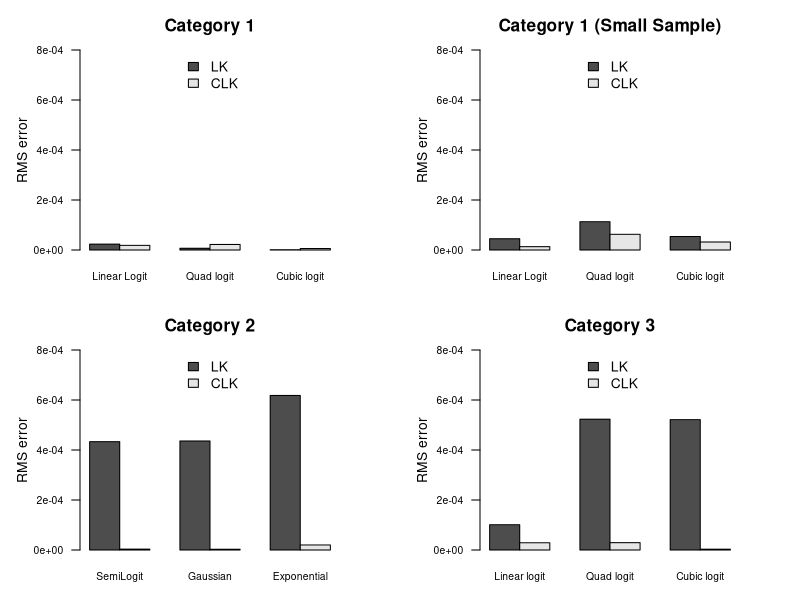

This chart was generated by the following R code:
#Plots the RMSEs of all the categories together as given in Figure 6

pdf("Bar_Chart_RMSEs with Small sample.pdf",  width=8, height=6)
op <- par(mfrow=c(2,2), tcl=-0.5, las=1, cex.main=1.25, cex.lab=1, cex.axis=0.75, mai=c(0.5,0.8,0.5,0.6))

#Revised LC and RSPF
dat1 <- c(0.00002340243,	0.000018508020,
          0.000006888289,	0.000022195480,
          0.000001208790,	0.000005828634)

# Generate the bar chart for Figure 1
dat <- t(matrix(dat1, ncol=3))
dat <- dat[c(1,2,3),]

barx <- barplot(t(dat[,c(1,2)]), beside=T, ylim=c(0,0.0008),args.legend = list(bty = "n", x = "top", ncol = 1), legend.text=c("LK","CLK"), names.arg=c("Linear Logit", "Quad logit", "Cubic logit"), ylab="RMS error",main="Category 1")
########################################
#For the LC Only Functions (SMALL SAMPLE)
dat2 <- c(0.0000451253800,	0.0000132746600,
         0.0001132478,	0.0000628082600,	
         0.00005400429, 0.000032009970)


# Generate the bar chart for Figure 1
dat <- t(matrix(dat2, ncol=3))
dat <- dat[c(1,2,3),]

barx <- barplot(t(dat[,c(1,2)]), beside=T, ylim=c(0,0.0008),args.legend = list(bty = "n", x = "top", ncol = 1), legend.text=c("LK","CLK"), names.arg=c("Linear Logit", "Quad logit", "Cubic logit"), ylab="RMS error",main="Category 1 (Small Sample)")

#######################
#For the LC Only Functions 
dat3 <- c(0.00043333240, 0.0000034553860,
         0.0004360376,	0.0000028621270,	
         0.00061809720,	0.0000201624800)


# Generate the bar chart for Figure 1
dat <- t(matrix(dat3, ncol=3))
dat <- dat[c(1,2,3),]

barx <- barplot(t(dat[,c(1,2)]), beside=T, ylim=c(0,0.0008),args.legend = list(bty = "n", x = "top", ncol = 1), legend.text=c("LK","CLK"), names.arg=c("SemiLogit", "Gaussian","Exponential" ), ylab="RMS error",main="Category 2")

##################################
#For Only RSPF Function with (10%) different local knowledge
dat4 <- c(0.0001012236000,	0.0000289518400,
          0.0005232283000,	0.0000293827300,
          0.0005214721000,	0.0000032844240)

# Generate the bar chart for Figure 1
dat <- t(matrix(dat4, ncol=3))
dat <- dat[c(1,2,3),]

barx <- barplot(t(dat[,c(1,2)]), beside=T, ylim=c(0,0.0008),args.legend = list(bty = "n", x = "top", ncol = 1), legend.text=c("LK","CLK"), names.arg=c("Linear logit" , "Quad logit", "Cubic logit"), ylab="RMS error",main="Category 3")
dev.off()

